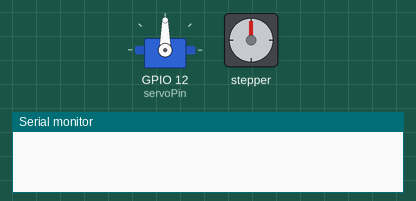
This sketch was run on a simulated ESP32. On the bench: servo, stepper motor, the last lines printed to the serial monitor. Stepper angles assume 2048 steps per turn.

Above: at 0.0 s.
At 8.3 s:
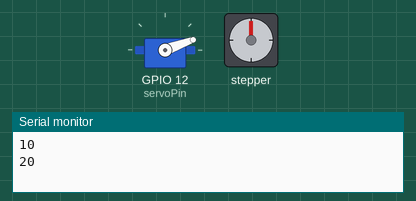
At 16.5 s:
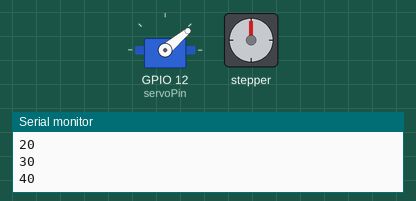
At 39.77 s:
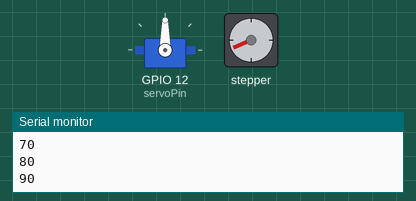
Timing chart, 0 to 40.0 s (numbered marks = the images above):
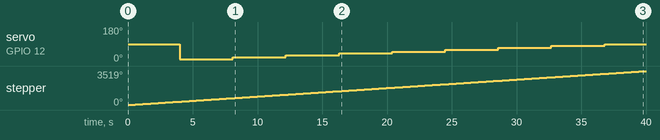

The sketch:

task1.ino
```cpp
//include libraries for each
#include <Stepper.h>
#include <ESP32Servo.h>

Servo myservo;  // create servo object to control a servo
int pos = 0;    // variable to store the servo position
int servoPin = 12;

const int stepsPerRevolution = 2048;  // change this to fit the number of steps per revolution

// ULN2003 Motor Driver Pins
#define IN1 17 //19
#define IN2 5 //18
#define IN3 18 //5
#define IN4 19 //17

// initialize the stepper library
Stepper myStepper(stepsPerRevolution, IN1, IN3, IN2, IN4);

void setup() {
  // set the speed at 5 rpm
  myStepper.setSpeed(15);
  // initialize the serial port
  Serial.begin(115200);

  //servo:
  // Allow allocation of all timers
	ESP32PWM::allocateTimer(0);
	ESP32PWM::allocateTimer(1);
	ESP32PWM::allocateTimer(2);
	ESP32PWM::allocateTimer(3);
	myservo.setPeriodHertz(50);    // standard 50 hz servo
	myservo.attach(servoPin, 0, 3500); // attaches the servo on pin 18 to the servo object
}

void loop() {
  // step one revolution in one direction:
  myStepper.step(stepsPerRevolution);
  //pos = +10 degrees, reset at 180
  pos = (pos + 10) % 182;
  Serial.println(pos);
  //step servo 10 degrees
  myservo.write(int(pos));
  //if going back from 180 to 0, give it a bit more time
  if (pos == 0){
    delay (500);
  }
  delay(100);

}
```

Measured:
- by itself, servo on GPIO 12 (servoPin): 90° → 10° at 4.0 s, → 20° 4.1 s later, → 30° 4.1 s later, → 40° 4.1 s later, … (9 changes in this stretch)
- by itself, stepper: keeps turning clockwise at about 88°/s
